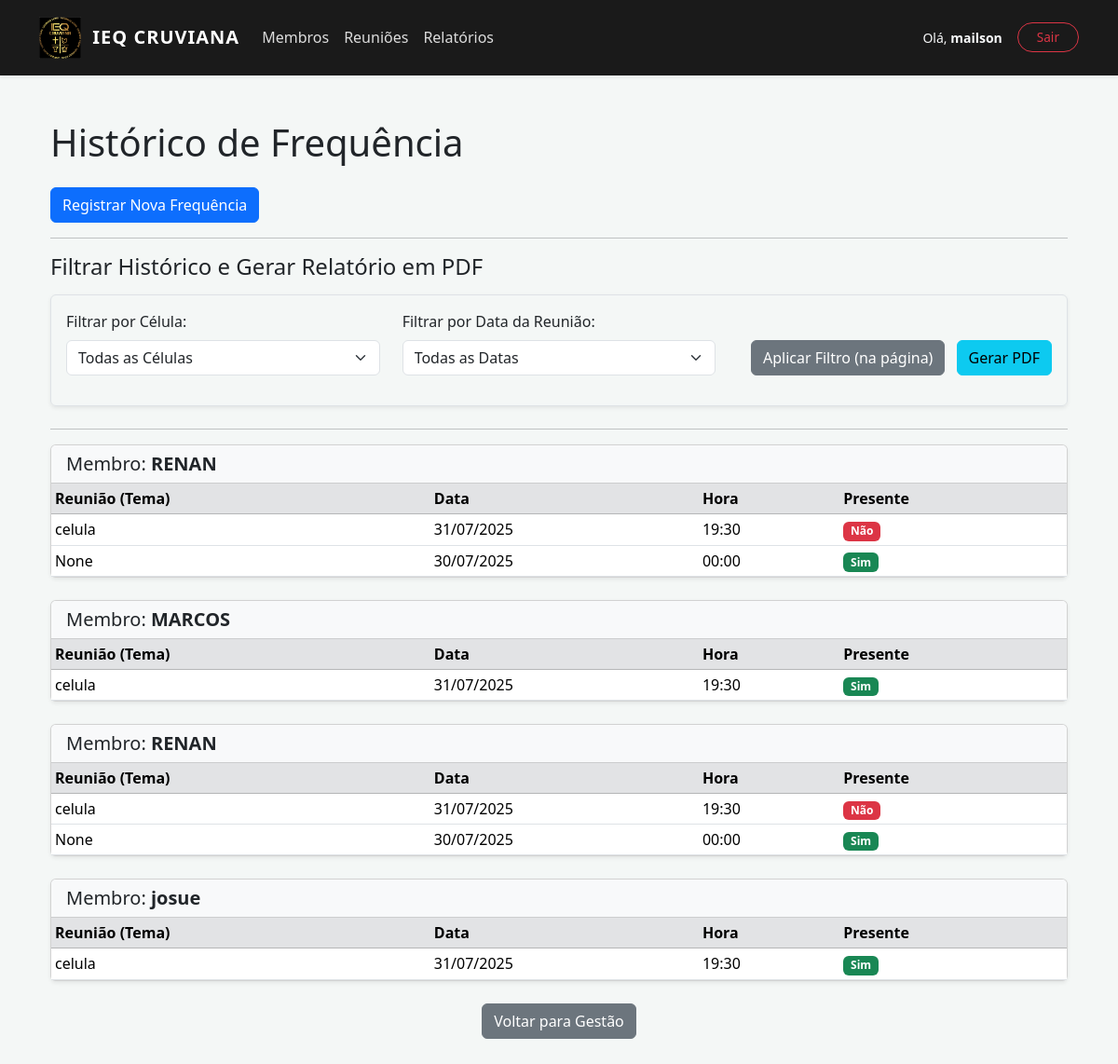
The app's page /gestao/frequencia/historico/ (signed in) with its own data.
### membros/models.py (models this page shows, shortened)
class Membro(models.Model):
    SEXO_CHOICES = [
        ('M', 'Masculino'),
        ('F', 'Feminino'),
        ('O', 'Outro'),
    ]
    nome_completo = models.CharField(max_length=200, unique=True)
    data_nascimento = models.DateField(blank=True, null=True)
    sexo = models.CharField(max_length=1, choices=SEXO_CHOICES, blank=True, null=True)
    celula = models.ForeignKey(Celula, on_delete=models.SET_NULL, null=True, blank=True, related_name='membros')
    data_adesao = models.DateField(default=timezone.now)
    observacoes = models.TextField(blank=True, null=True)
    class Meta:
        verbose_name = "Membro"
        verbose_name_plural = "Membros"
        ordering = ['nome_completo']

class Frequencia(models.Model):
    reuniao = models.ForeignKey(Reuniao, on_delete=models.CASCADE)
    membro = models.ForeignKey(Membro, on_delete=models.CASCADE)
    presente = models.BooleanField(default=False)
    observacao = models.TextField(blank=True, null=True)
    data_registro = models.DateTimeField(default=timezone.now)
    class Meta:
        verbose_name = "Frequência"
        verbose_name_plural = "Frequências"
        unique_together = ('reuniao', 'membro')
        ordering = ['reuniao__data_reuniao', 'reuniao__hora_reuniao', 'membro__nome_completo']

class Reuniao(models.Model):
    celula = models.ForeignKey(Celula, on_delete=models.CASCADE, related_name='reunioes')
    data_reuniao = models.DateField(default=timezone.now)
    hora_reuniao = models.TimeField(default='00:00:00')
    tema = models.CharField(max_length=200, blank=True, null=True)
    class Meta:
        verbose_name = "Reunião"
        verbose_name_plural = "Reuniões"
        unique_together = ('celula', 'data_reuniao', 'hora_reuniao')
        ordering = ['-data_reuniao', '-hora_reuniao']

### membros/views.py (the view)
# urls.py: path('frequencia/historico/', views.historico_frequencia, name='historico_frequencia'),
@login_required
@permission_required('membros.view_frequencia', raise_exception=True)
def historico_frequencia(request):
    celula_id = request.GET.get('celula_id')
    data_reuniao = request.GET.get('data_reuniao')
    if request.user.is_superuser:
        celulas = Celula.objects.all().order_by('nome')
        frequencias_query = Frequencia.objects.select_related('membro', 'reuniao').all()
    else:
        celulas = Celula.objects.filter(lider=request.user).order_by('nome')
        frequencias_query = Frequencia.objects.select_related('membro', 'reuniao').filter(reuniao__celula__lider=request.user)
    datas_reuniao_disponiveis = Reuniao.objects.filter(
        frequencia__isnull=False
    ).values_list('data_reuniao', flat=True).distinct().order_by('-data_reuniao')
    if celula_id:
        frequencias_query = frequencias_query.filter(membro__celula_id=celula_id)
    if data_reuniao:
        frequencias_query = frequencias_query.filter(reuniao__data_reuniao=data_reuniao)
    membros_ids = frequencias_query.values_list('membro_id', flat=True).distinct()
    historico = []
    for m_id in membros_ids:
        membro = Membro.objects.get(pk=m_id)
        freqs = frequencias_query.filter(membro_id=m_id).order_by('-reuniao__data_reuniao')
        historico.append({'membro': membro, 'frequencias': freqs})
    context = {
        'celulas': celulas,
        'datas_reuniao_disponiveis': datas_reuniao_disponiveis,
        'historico': historico,
        'selected_celula_id': int(celula_id) if celula_id else None,
        'selected_data_reuniao': data_reuniao,
    }
    return render(request, 'membros/historico_frequencia.html', context)

### membros/templates/membros/historico_frequencia.html (shortened to what this page needs)
{% extends 'base.html' %}
{% block content %}
<div class="container mt-5">
    <h1 class="mb-4">Histórico de Frequência</h1>
    <div class="d-flex justify-content-between align-items-center mb-3">
        <a href="{% url 'membros:selecionar_reuniao_frequencia' %}" class="btn btn-primary">Registrar Nova Frequência</a>
    </div>
    <hr>
    <h4 class="mb-3">Filtrar Histórico e Gerar Relatório em PDF</h4>
    <form method="get" action="{% url 'membros:historico_frequencia' %}" class="mb-4 p-3 border rounded shadow-sm">
        <div class="row align-items-end">
            <div class="col-md-4 mb-3">
                <label for="celula_filter" class="form-label">Filtrar por Célula:</label>
                <select class="form-select" id="celula_filter" name="celula_id">
                    <option value="">Todas as Células</option>
                </select>
            </div>
            <div class="col-md-4 mb-3">
                <label for="data_reuniao_filter" class="form-label">Filtrar por Data da Reunião:</label>
                <select class="form-select" id="data_reuniao_filter" name="data_reuniao">
                    <option value="">Todas as Datas</option>
                </select>
            </div>
            <div class="col-md-4 mb-3 text-md-end">
                <button type="submit" class="btn btn-secondary">Aplicar Filtro (na página)</button>
                <button type="button" onclick="window.open('{% url 'membros:historico_frequencia_pdf' %}?celula_id=' + document.getElementById('celula_filter').value + '&data_reuniao=' + document.getElementById('data_reuniao_filter').value, '_blank')" class="btn btn-info ms-2">Gerar PDF</button>
            </div>
        </div>
    </form>
    <hr>
    {% if historico %}
        {% for item in historico %}
            <div class="card mb-4 shadow-sm">
                <div class="card-header bg-light">
                    <h5 class="mb-0">Membro: <strong>{{ item.membro.nome_completo }}</strong></h5>
                </div>
                <div class="card-body p-0">
                    {% if item.frequencias %}
                        <div class="table-responsive">
                            <table class="table table-sm table-hover mb-0">
                                <thead class="table-secondary">
                                    <tr>
                                        <th>Reunião (Tema)</th>
                                        <th>Data</th>
                                        <th>Hora</th>
                                        <th>Presente</th>
                                    </tr>
                                </thead>
                                <tbody>
                                    {% for freq in item.frequencias %}
                                    <tr>
                                        <td>{{ freq.reuniao.tema }}</td>
                                        <td>{{ freq.reuniao.data_reuniao|date:"d/m/Y" }}</td>
                                        <td>{{ freq.reuniao.hora_reuniao|time:"H:i" }}</td>
                                        <td>
                                            {% if freq.presente %}
                                                <span class="badge bg-success">Sim</span>
                                            {% else %}
                                                <span class="badge bg-danger">Não</span>
                                            {% endif %}
                                        </td>
                                    </tr>
                                    {% endfor %}
                                </tbody>
                            </table>
                        </div>
                    {% else %}
                        <p class="card-text p-3">Nenhum registro de frequência para este membro.</p>
                    {% endif %}
                </div>
            </div>
        {% endfor %}
    {% else %}
        <div class="alert alert-info text-center" role="alert">
            Nenhum Histórico de Frequência Encontrado para os filtros aplicados.
            <p class="mt-2">Parece que não há nenhuma reunião com frequência registrada ainda ou os filtros não correspondem a dados existentes.</p>
        </div>
    {% endif %}
    <div class="mt-4 text-center">
        <a href="{% url 'membros:gestao' %}" class="btn btn-secondary">Voltar para Gestão</a>
    </div>
</div>
{% endblock %}

### templates/base.html (shortened to what this page needs)
{% load static %}
<!DOCTYPE html>
<html lang="pt-br">
<head>
    <link href="https://cdn.jsdelivr.net/npm/bootstrap@5.3.3/dist/css/bootstrap.min.css" rel="stylesheet">
</head>
<body>
    <nav class="navbar navbar-expand-lg navbar-dark sticky-top shadow-sm">
        <div class="container">
            <a class="navbar-brand d-flex align-items-center" href="{% url 'membros:home_sistema' %}">
                <img src="{% static 'img/minha_logo.png' %}" alt="Logo IEQ">
                <span>IEQ CRUVIANA</span>
            </a>
            <div class="collapse navbar-collapse" id="navbarNav">
                <ul class="navbar-nav me-auto mb-2 mb-lg-0">
                    {% if perms.membros.view_membro %}
                        <li class="nav-item"><a class="nav-link" href="{% url 'membros:listar_membros' %}">Membros</a></li>
                    {% endif %}
                    {% if perms.membros.view_reuniao %}
                        <li class="nav-item"><a class="nav-link" href="{% url 'membros:listar_reunioes' %}">Reuniões</a></li>
                    {% endif %}
                    {% if perms.membros.view_frequencia %}
                        <li class="nav-item"><a class="nav-link" href="{% url 'membros:historico_frequencia' %}">Relatórios</a></li>
                    {% endif %}
                </ul>
                <div class="d-flex align-items-center">
                    {% if user.is_authenticated %}
                        <span class="text-light me-3 small">Olá, <strong>{{ user.username }}</strong></span>
                        <form action="/admin/logout/" method="post" style="display: inline;">
                            <button type="submit" class="btn-logout">Sair</button>
                        </form>
                    {% else %}
                        <a href="/admin/login/" class="btn btn-outline-light btn-sm btn-logout">Entrar</a>
                    {% endif %}
                </div>
            </div>
        </div>
    </nav>
    <div class="container mt-4 pb-5">
        {% block content %}{% endblock %}
    </div>
</body>
</html>

### templates/base.html (style rules this page uses)
.navbar { background-color: #1a1a1a; padding: 0.8rem; }
.navbar-brand img { height: 45px; margin-right: 12px; }
.navbar-brand { font-weight: bold; letter-spacing: 1px; }
.nav-link { color: rgba(255,255,255,0.85) !important; font-weight: 500; }
.btn-logout { border-radius: 20px; padding: 5px 20px; border: 1px solid #dc3545; background: transparent; color: #dc3545; transition: 0.3s; font-size: 0.85rem; }
body { background-color: #f4f7f6; }

### records on screen
Membro: membro.nome_completo "RENAN"
Frequencia: reuniao.tema "celula", reuniao.data_reuniao "31/07/2025", reuniao.hora_reuniao "19:30", presente "Não"
Frequencia: reuniao.tema "None", reuniao.data_reuniao "30/07/2025", reuniao.hora_reuniao "00:00", presente "Sim"
Membro: membro.nome_completo "MARCOS"
Frequencia: reuniao.tema "celula", reuniao.data_reuniao "31/07/2025", reuniao.hora_reuniao "19:30", presente "Sim"
Membro: membro.nome_completo "josue"
Frequencia: reuniao.tema "celula", reuniao.data_reuniao "31/07/2025", reuniao.hora_reuniao "19:30", presente "Sim"

### other values on screen
{{ user.username }} "mailson"
